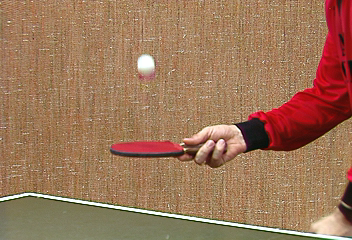
%> input picture CV Brookes/TennisSet1/stennis.0.ppm, 352 x 240 px; its folder holds only this picture in this run
$ octave findballandbat.m   (GNU Octave 9; MATLAB toolbox functions it lacks are replaced by stand-ins)
%> lines starting %> are read from the running program, lines starting %| are printed output that depends on the picture; in (x1, y1, x2, y2) boxes, pixels count from 0 and x2, y2 are one past the last pixel; in counts of white or black regions, pixels touching at a corner belong together; the program's own positions count from 1
### CV Brookes/MakeMask.m
function [BW,maskedRGBImage] = MakeMask(RGB)
%------------------------------------------------------


% Convert RGB image to chosen color space
imageRGB = rgb2lab(RGB);
%> imageRGB: size 240x352x3 double; mean of channels 1, 2, 3 53.2, 11.1, 23

% Create mask based on chosen histogram thresholds

channel1Min = 19.173;
channel1Max = 91.542;


channel2Min = 0.666;
channel2Max = 20.123;


channel3Min = 11.4;
channel3Max = 33.03;


sliderBW = (imageRGB(:,:,1) >= channel1Min ) & (imageRGB(:,:,1) <= channel1Max) & ...
    (imageRGB(:,:,2) >= channel2Min ) & (imageRGB(:,:,2) <= channel2Max) & ...
    (imageRGB(:,:,3) >= channel3Min ) & (imageRGB(:,:,3) <= channel3Max);
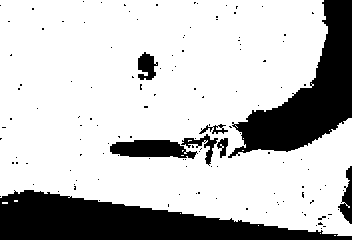
%> sliderBW: size 240x352 logical; 76.2% white; 133 black regions (125 under 20 px), largest, box (x1, y1, x2, y2) and area: (0, 190, 352, 240) 9649, (228, 0, 352, 158) 7672, (110, 140, 198, 159) 1173
BW = sliderBW;

% Invert mask
BW = ~BW;

% Initialize output masked image based on input image.
maskedRGBImage = RGB;
%> maskedRGBImage is the input picture: size 240x352x3 uint8; mean R, G, B 157.1, 117.7, 88.8

% Set background pixels where BW is false to zero.
maskedRGBImage(repmat(~BW,[1 1 3])) = 0;
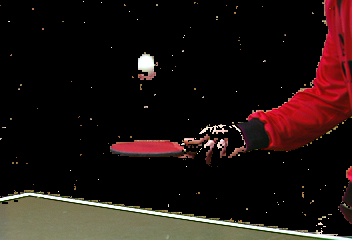
%> maskedRGBImage: size 240x352x3 uint8; mean R, G, B 32.4, 20.4, 17.4

end

### CV Brookes/findballandbat.m
image_folder = 'TennisSet1';
filenames = dir(fullfile(image_folder, '*.ppm'));
total_images = numel(filenames);
%%
lx = 151.4160;
ly = 149.7528;
spendx = [];
spendy = [];
for i2 = 1 : total_images
  f= fullfile(image_folder, filenames(i2).name);

  %processmyimage(imread(f));
 [sx,sy] = doSomeprocess(imread(f));
%> in doSomeprocess, `bw= bwareaopen(BW,70);`:
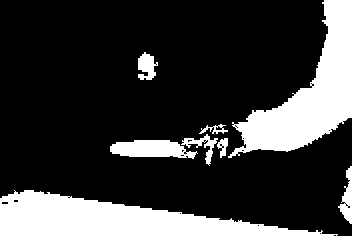
%> bw: size 240x352 logical; 23.5% white; 8 white regions, largest, box (x1, y1, x2, y2) and area: (0, 190, 352, 240) 9649, (228, 0, 352, 158) 7672, (110, 140, 198, 159) 1173
%> in doSomeprocess, `labels = bwlabel(bw);`:
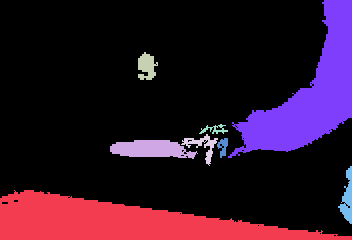
%> labels: size 240x352 double; 9 distinct labels, from 0 to 8; one colour per label, 0 black
%> in doSomeprocess, `Pedal=(labels==2);`: Pedal: size 240x352 logical; 1.4% white; 1 white region, box (x1, y1, x2, y2) and area: (110, 140, 198, 159) 1173
%> in doSomeprocess, `Pingpong=(labels==3);`:
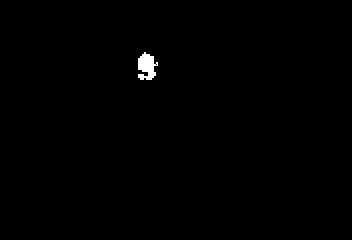
%> Pingpong: size 240x352 logical; 0.44% white; 1 white region
%> in doSomeprocess, `st1 = regionprops(Pedal,'BoundingBox');`: st1 = 1 region; box (x1, y1, x2, y2): (110, 140, 198, 159)
%> in doSomeprocess, `st2 = regionprops(Pingpong,'BoundingBox');`: st2 = 1 region; box (x1, y1, x2, y2): (138, 52, 158, 80)
%> in doSomeprocess, `pos1 = regionprops(Pedal, 'Centroid').Centroid;`: pos1 = [151.4 149.8]
%> the loop in doSomeprocess, `for k = 1 : length(st1)` made 1 pass
%> thisBB on pass 1: [110.5 140.5 88 19]
%> the loop in doSomeprocess, `for k = 1 : length(st2)` made 1 pass
%> thisBB on pass 1: [138.5 52.5 20 28]
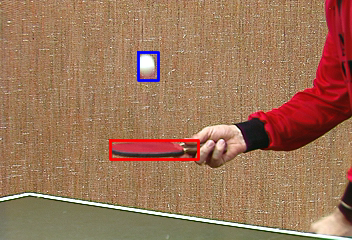
%> figure redrawn from the program's plot data
%> sx = [151.4 149.8]; sy = [151.4 149.8]
 sppx = abs(sx - lx)
%> sppx = [2.73e-05 1.66]
 sppy = abs(sy - ly)
%> sppy = [1.66 2.93e-05]
 lx = sx;
%> lx = [151.4 149.8]
 ly = sy;
%> ly = [151.4 149.8]
 spendx = [spendx sppx];
%> spendx = [2.73e-05 1.66]
 spendy = [spendy sppy];
%> spendy = [1.66 2.93e-05]

end
figure
plot(spendy)
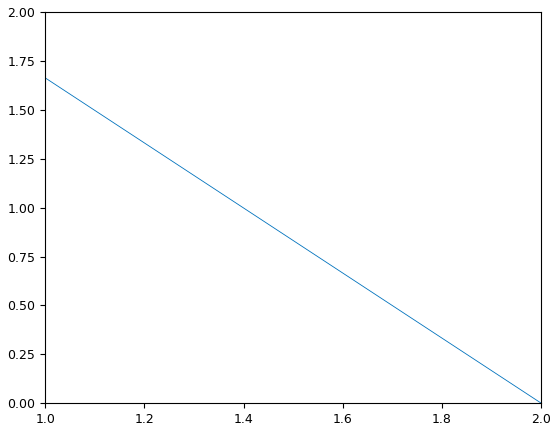
%> figure redrawn from the program's plot data
figure
plot(spendx)
mean(spendy)
%> ans = 0.832
mean(spendx)
%> ans = 0.832

function [pos1,pos2] = doSomeprocess(Image)
    BW = MakeMask(Image);
    bw= bwareaopen(BW,70);
    figure(4)
    labels = bwlabel(bw);
    Pedal=(labels==2);
    Pingpong=(labels==3);


    st1 = regionprops(Pedal,'BoundingBox');
    st2 = regionprops(Pingpong,'BoundingBox');

    pos1 = regionprops(Pedal, 'Centroid').Centroid;
    pos2 = regionprops(Pedal, 'Centroid').Centroid;
    figure,imshow(Image);
    for k = 1 : length(st1)
        thisBB = st1(k).BoundingBox;
        rectangle('Position', [thisBB(1),thisBB(2),thisBB(3),thisBB(4)],...
        'EdgeColor','r','LineWidth',2 )
    end

    for k = 1 : length(st2)
        thisBB = st2(k).BoundingBox;
        rectangle('Position', [thisBB(1),thisBB(2),thisBB(3),thisBB(4)],...
        'EdgeColor','b','LineWidth',2 )
    end
end
